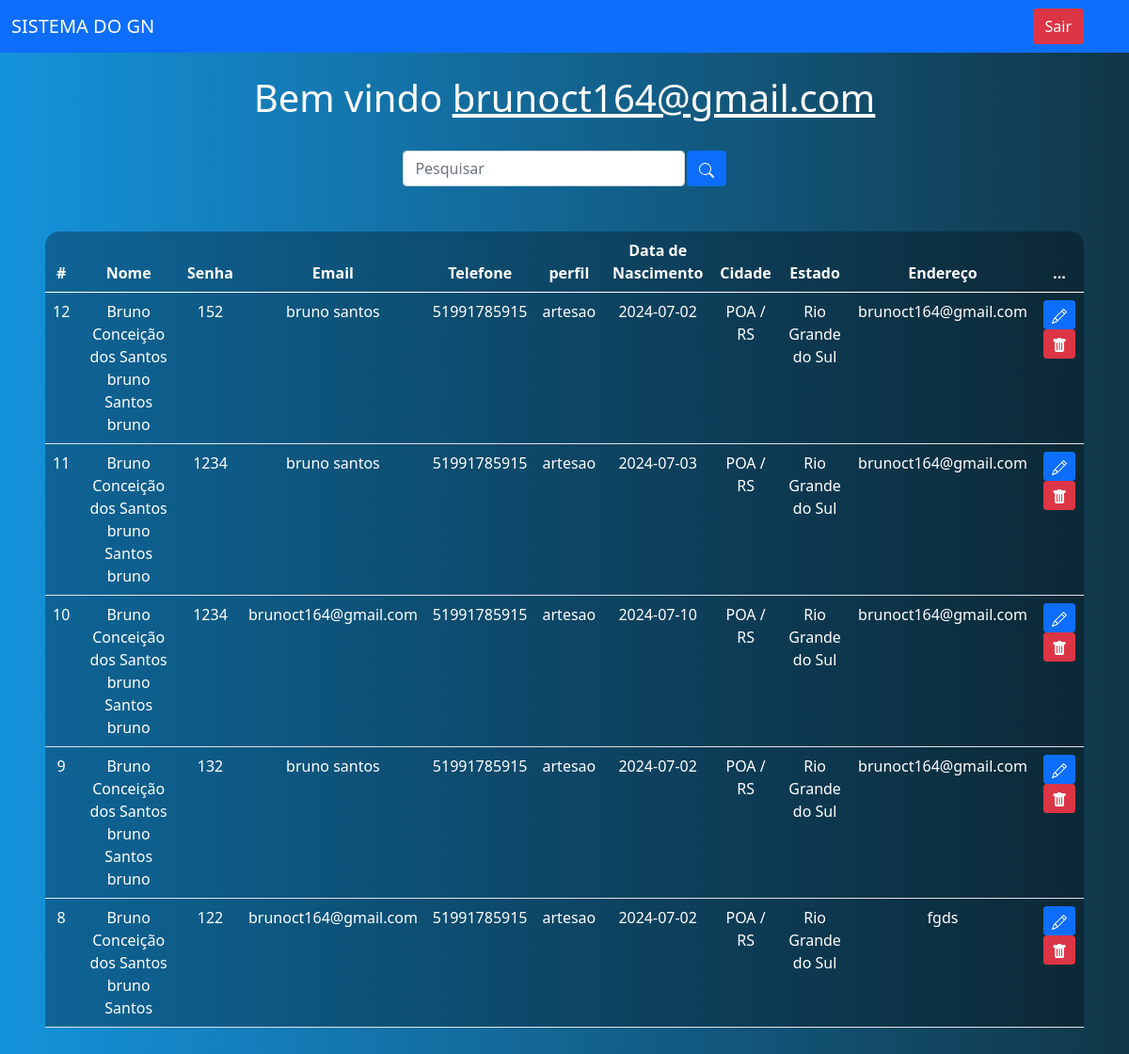
The page /sistema.php (signed in) on the database its author committed.
### tables this page shows
CREATE TABLE `usuarios` (
  `id` int(11) NOT NULL,
  `nome` varchar(45) NOT NULL,
  `senha` varchar(45) NOT NULL,
  `email` varchar(100) NOT NULL,
  `perfil` varchar(45) NOT NULL,
  `telefone` varchar(20) NOT NULL,
  `data_nasc` date NOT NULL,
  `cidade` varchar(45) NOT NULL,
  `estado` varchar(45) NOT NULL,
  `endereco` varchar(45) NOT NULL,
  `nome_sobrenome` varchar(45) NOT NULL
);

### sistema.php (the view, shortened to what this page needs)
<?php
    include_once('config.php');
    $logado = $_SESSION['email'];
    if(!empty($_GET['search']))
    {
        $data = $_GET['search'];
        $sql = "SELECT * FROM usuarios WHERE id LIKE '%$data%' or nome LIKE '%$data%' or email LIKE '%$data%' ORDER BY id DESC";
    }
    else
    {
        $sql = "SELECT * FROM usuarios ORDER BY id DESC";
    }
    $result = $conexao->query($sql);
?>
<!DOCTYPE html>
<html lang="en">
<head>
    <link href="https://cdn.jsdelivr.net/npm/bootstrap@5.0.2/dist/css/bootstrap.min.css" rel="stylesheet">
</head>
<body>
    <nav class="navbar navbar-expand-lg navbar-dark bg-primary">
        <div class="container-fluid">
            <a class="navbar-brand" href="#">SISTEMA DO GN</a>
        </div>
        <div class="d-flex">
            <a href="sair.php" class="btn btn-danger me-5">Sair</a>
        </div>
    </nav>
    <br>
    <?php
        echo "<h1>Bem vindo <u>$logado</u></h1>";
    ?>
    <br>
    <div class="box-search">
        <input type="search" class="form-control w-25" placeholder="Pesquisar" id="pesquisar">
        <button onclick="searchData()" class="btn btn-primary">
        </button>
    </div>
    <div class="m-5">
        <table class="table text-white table-bg">
            <thead>
                <tr>
                    <th scope="col">#</th>
                    <th scope="col">Nome</th>
                    <th scope="col">Senha</th>
                    <th scope="col">Email</th>
                    <th scope="col">Telefone</th>
                    <th scope="col">perfil</th>
                    <th scope="col">Data de Nascimento</th>
                    <th scope="col">Cidade</th>
                    <th scope="col">Estado</th>
                    <th scope="col">Endereço</th>
                    <th scope="col">...</th>
                </tr>
            </thead>
            <tbody>
                <?php
                    while($user_data = mysqli_fetch_assoc($result)) {
                        echo "<tr>";
                        echo "<td>".$user_data['id']."</td>";
                        echo "<td>".$user_data['nome']."</td>";
                        echo "<td>".$user_data['senha']."</td>";
                        echo "<td>".$user_data['email']."</td>";
                        echo "<td>".$user_data['telefone']."</td>";
                        echo "<td>".$user_data['perfil']."</td>";
                        echo "<td>".$user_data['data_nasc']."</td>";
                        echo "<td>".$user_data['cidade']."</td>";
                        echo "<td>".$user_data['estado']."</td>";
                        echo "<td>".$user_data['endereco']."</td>";
                        echo "<td>
                        <a class='btn btn-sm btn-primary' href='edit.php?id=$user_data[id]' title='Editar'>
                            <svg xmlns='http://www.w3.org/2000/svg' width='16' height='16' fill='currentColor' class='bi bi-pencil' viewBox='0 0 16 16'>
                                <path d='M12.146.146a.5.5 0 0 1 .708 0l3 3a.5.5 0 0 1 0 .708l-10 10a.5.5 0 0 1-.168.11l-5 2a.5.5 0 0 1-.65-.65l2-5a.5.5 0 0 1 .11-.168l10-10zM11.207 2.5 13.5 4.793 14.793 3.5 12.5 1.207 11.207 2.5zm1.586 3L10.5 3.207 4 9.707V10h.5a.5.5 0 0 1 .5.5v.5h.5a.5.5 0 0 1 .5.5v.5h.293l6.5-6.5zm-9.761 5.175-.106.106-1.528 3.821 3.821-1.528.106-.106A.5.5 0 0 1 5 12.5V12h-.5a.5.5 0 0 1-.5-.5V11h-.5a.5.5 0 0 1-.468-.325z'/>
                            </svg>
                            </a>
                            <a class='btn btn-sm btn-danger' href='delete.php?id=$user_data[id]' title='Deletar'>
                                <svg xmlns='http://www.w3.org/2000/svg' width='16' height='16' fill='currentColor' class='bi bi-trash-fill' viewBox='0 0 16 16'>
                                    <path d='M2.5 1a1 1 0 0 0-1 1v1a1 1 0 0 0 1 1H3v9a2 2 0 0 0 2 2h6a2 2 0 0 0 2-2V4h.5a1 1 0 0 0 1-1V2a1 1 0 0 0-1-1H10a1 1 0 0 0-1-1H7a1 1 0 0 0-1 1H2.5zm3 4a.5.5 0 0 1 .5.5v7a.5.5 0 0 1-1 0v-7a.5.5 0 0 1 .5-.5zM8 5a.5.5 0 0 1 .5.5v7a.5.5 0 0 1-1 0v-7A.5.5 0 0 1 8 5zm3 .5v7a.5.5 0 0 1-1 0v-7a.5.5 0 0 1 1 0z'/>
                                </svg>
                            </a>
                            </td>";
                        echo "</tr>";
                    }
                    ?>
            </tbody>
        </table>
    </div>
</body>
</html>

### sistema.php (style rules this page uses)
body { background: linear-gradient(to right, rgb(20, 147, 220), rgb(17, 54, 71)); color: white; text-align: center; }
.table-bg { background: rgba(0, 0, 0, 0.3); border-radius: 15px 15px 0 0; }
.box-search { display: flex; justify-content: center; gap: .1%; }

### rows shown on the page
usuarios: id "12", nome "Bruno Conceição dos Santos bruno Santos bruno", senha "152", email "bruno santos", telefone "51991785915", perfil "artesao", data_nasc "2024-07-02", cidade "POA / RS", estado "Rio Grande do Sul", endereco "brunoct164@gmail.com"
usuarios: id "11", nome "Bruno Conceição dos Santos bruno Santos bruno", senha "1234", email "bruno santos", telefone "51991785915", perfil "artesao", data_nasc "2024-07-03", cidade "POA / RS", estado "Rio Grande do Sul", endereco "brunoct164@gmail.com"
usuarios: id "10", nome "Bruno Conceição dos Santos bruno Santos bruno", senha "1234", email "brunoct164@gmail.com", telefone "51991785915", perfil "artesao", data_nasc "2024-07-10", cidade "POA / RS", estado "Rio Grande do Sul", endereco "brunoct164@gmail.com"
usuarios: id "9", nome "Bruno Conceição dos Santos bruno Santos bruno", senha "132", email "bruno santos", telefone "51991785915", perfil "artesao", data_nasc "2024-07-02", cidade "POA / RS", estado "Rio Grande do Sul", endereco "brunoct164@gmail.com"
usuarios: id "8", nome "Bruno Conceição dos Santos bruno Santos", senha "122", email "brunoct164@gmail.com", telefone "51991785915", perfil "artesao", data_nasc "2024-07-02", cidade "POA / RS", estado "Rio Grande do Sul", endereco "fgds"

### other values the page prints
$logado "brunoct164@gmail.com"
